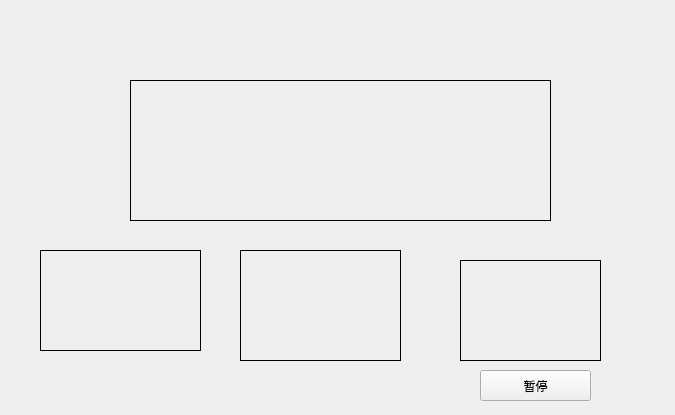
<?xml version="1.0" encoding="UTF-8"?>
<ui version="4.0">
 <class>Widget</class>
 <widget class="QWidget" name="Widget">
  <property name="geometry">
   <rect>
    <x>0</x>
    <y>0</y>
    <width>675</width>
    <height>415</height>
   </rect>
  </property>
  <property name="windowTitle">
   <string>Widget</string>
  </property>
  <widget class="MyLabel" name="label">
   <property name="geometry">
    <rect>
     <x>130</x>
     <y>80</y>
     <width>421</width>
     <height>141</height>
    </rect>
   </property>
   <property name="frameShape">
    <enum>QFrame::Box</enum>
   </property>
   <property name="text">
    <string/>
   </property>
  </widget>
  <widget class="QLabel" name="label_2">
   <property name="geometry">
    <rect>
     <x>40</x>
     <y>250</y>
     <width>161</width>
     <height>101</height>
    </rect>
   </property>
   <property name="frameShape">
    <enum>QFrame::Box</enum>
   </property>
   <property name="text">
    <string/>
   </property>
  </widget>
  <widget class="QLabel" name="label_3">
   <property name="geometry">
    <rect>
     <x>240</x>
     <y>250</y>
     <width>161</width>
     <height>111</height>
    </rect>
   </property>
   <property name="frameShape">
    <enum>QFrame::Box</enum>
   </property>
   <property name="text">
    <string/>
   </property>
  </widget>
  <widget class="QLabel" name="label_4">
   <property name="geometry">
    <rect>
     <x>460</x>
     <y>260</y>
     <width>141</width>
     <height>101</height>
    </rect>
   </property>
   <property name="frameShape">
    <enum>QFrame::Box</enum>
   </property>
   <property name="text">
    <string/>
   </property>
  </widget>
  <widget class="QPushButton" name="pushButton">
   <property name="geometry">
    <rect>
     <x>480</x>
     <y>370</y>
     <width>111</width>
     <height>31</height>
    </rect>
   </property>
   <property name="text">
    <string>暂停</string>
   </property>
  </widget>
 </widget>
 <layoutdefault spacing="6" margin="11"/>
 <customwidgets>
  <customwidget>
   <class>MyLabel</class>
   <extends>QLabel</extends>
   <header location="global">mylabel.h</header>
  </customwidget>
 </customwidgets>
 <resources/>
 <connections/>
</ui>
